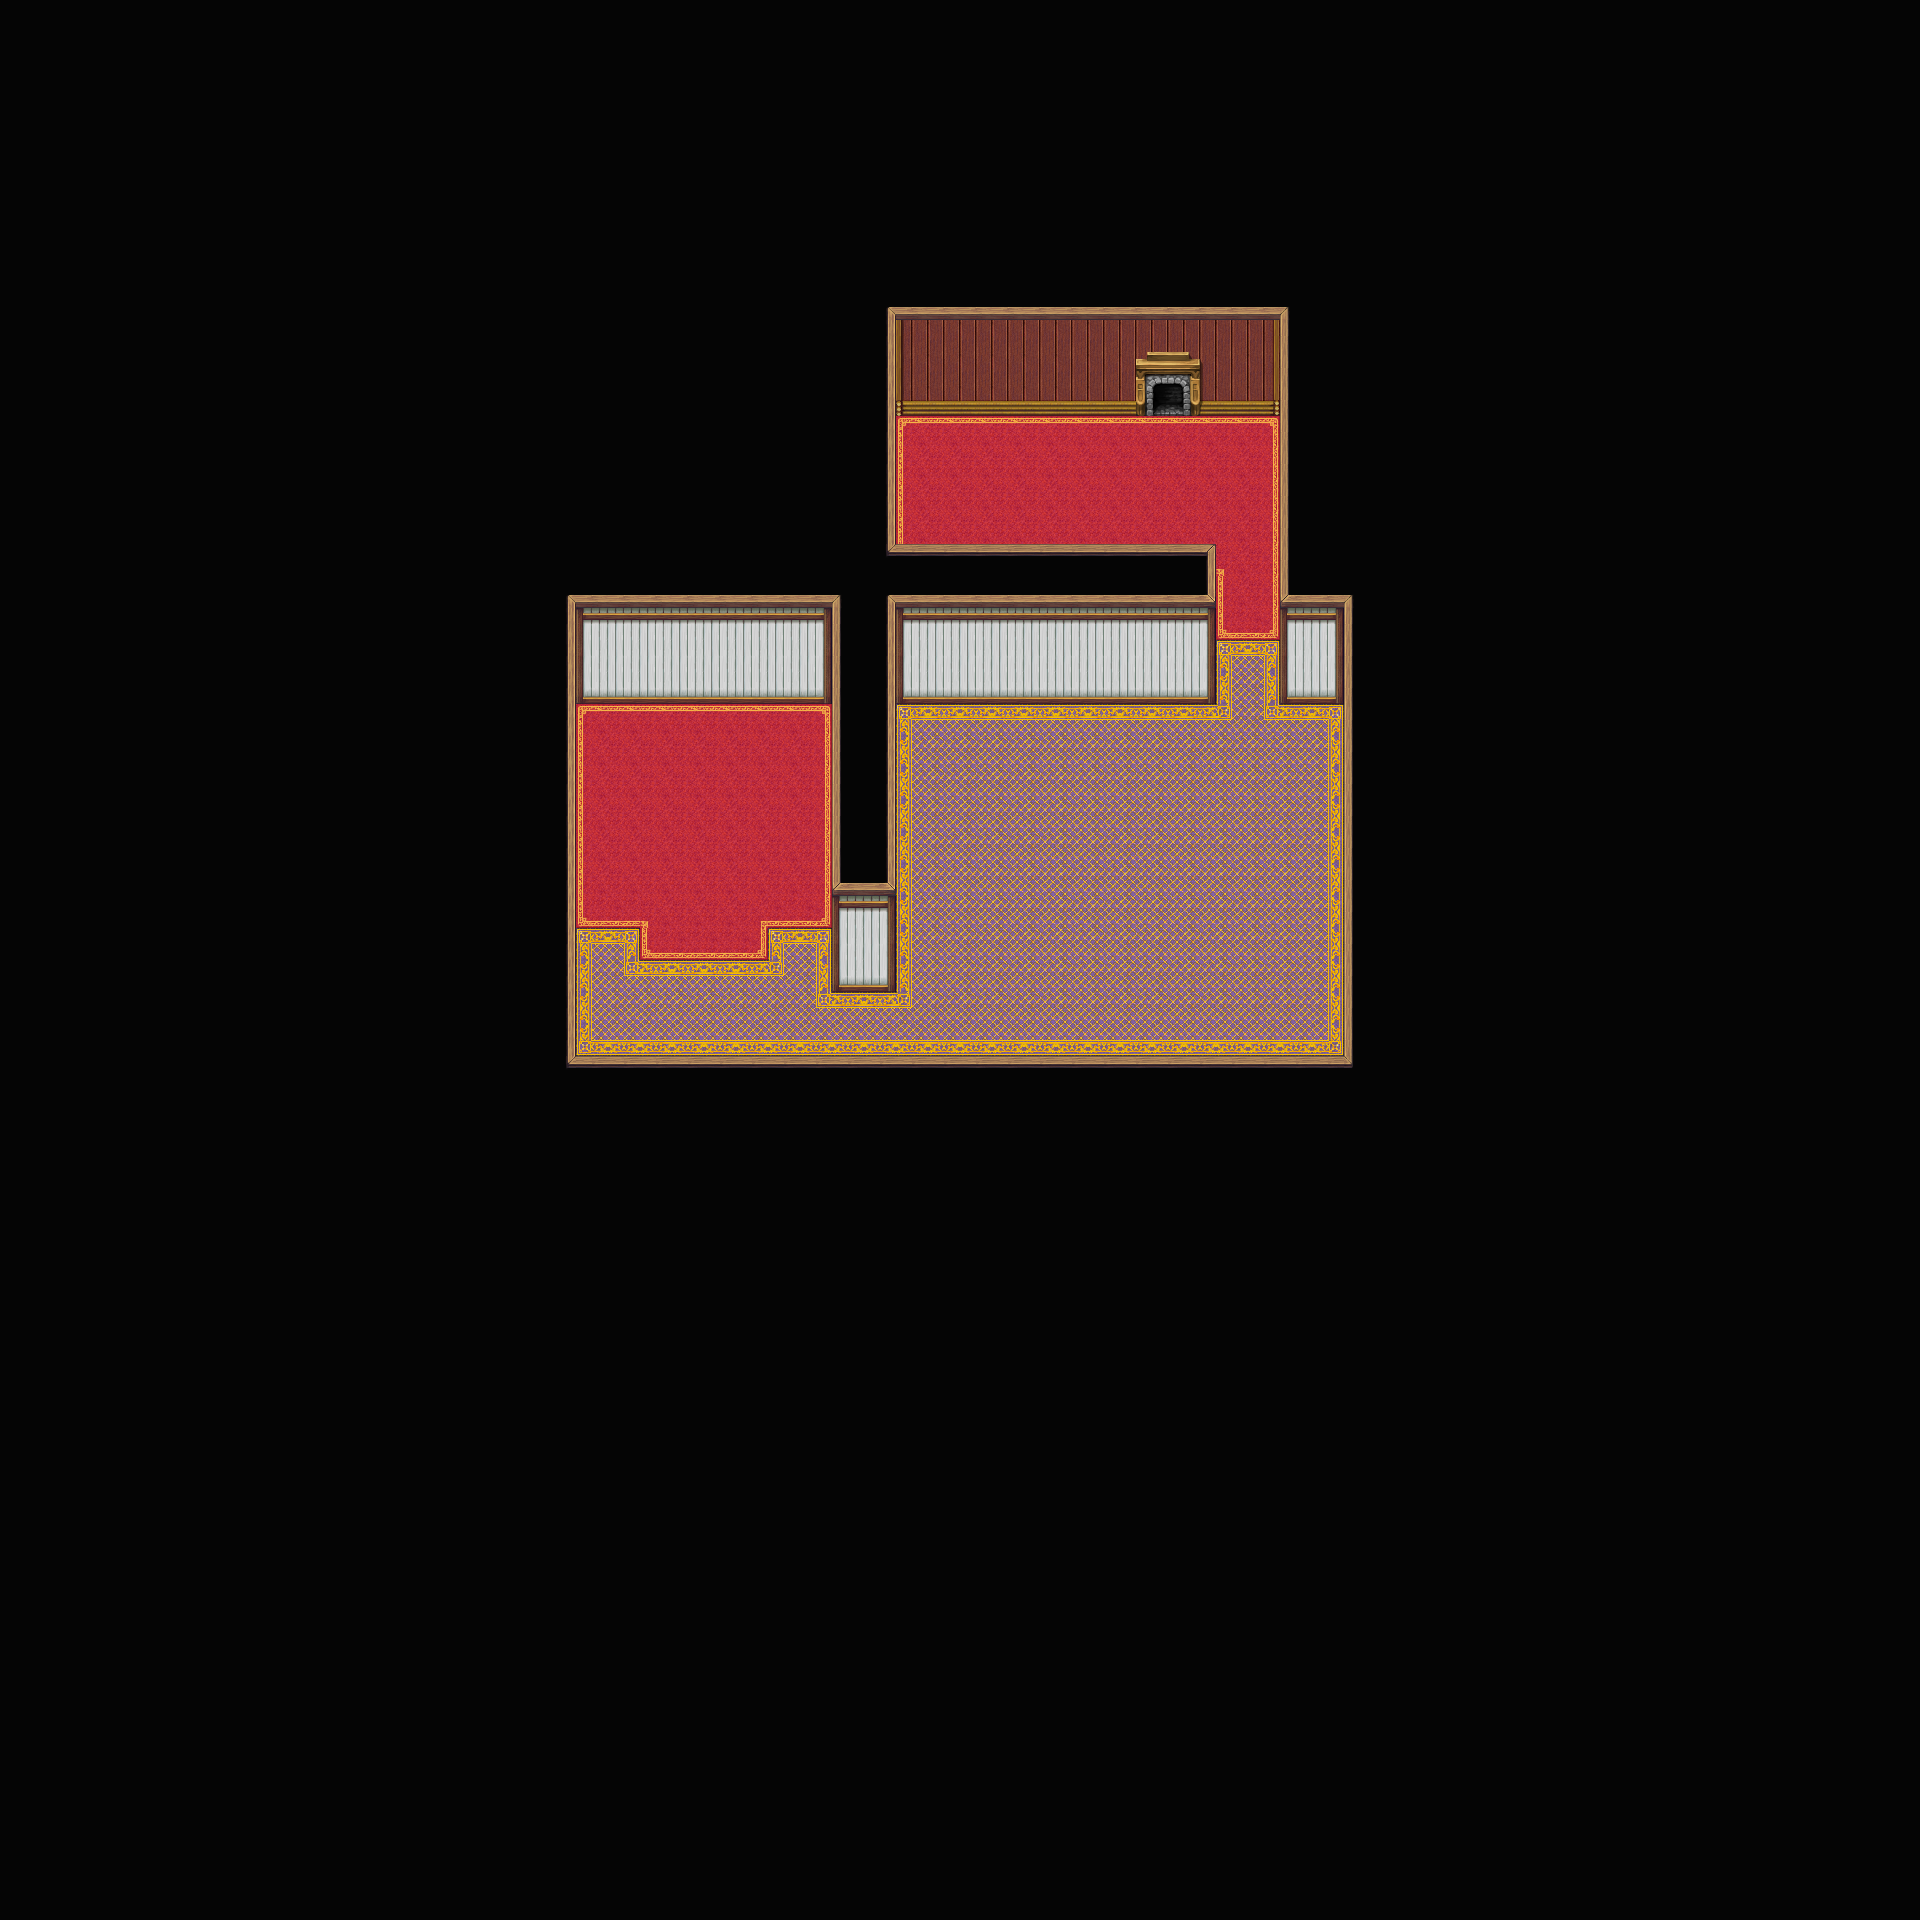

Rendered tile map (Tiled .tmx) drawn with the repository's tilesets; below, a short description and the map source with its tile grids summarised:
An orthogonal 60x60 tile map with 32x32 px tiles, 4 tile layers (carpet, walls, ceiling, decorations), 4 tilesets and 41 objects.

<map version="1.0" orientation="orthogonal" renderorder="right-down" width="60" height="60" tilewidth="32" tileheight="32" nextobjectid="100">
 <tileset firstgid="1" name="bigass tileset" tilewidth="32" tileheight="32" spacing="2">
  <image source="bigass tileset_spacing.png" width="1086" height="2140" />
 </tileset>
 <tileset firstgid="2017" name="tilea4" tilewidth="32" tileheight="32" spacing="2">
  <image source="tilea4_convert_spacing.png" width="814" height="814" />
  <terraintypes>
   <terrain name="white panel ceiling" tile="271" />
   <terrain name="nothingness" tile="2" />
  </terraintypes>
  <tile id="2" terrain="1,1,1,1" />
  <tile id="36" terrain=",,0," />
  <tile id="60" terrain="0,,0," />
  <tile id="84" terrain="0,,0,0" />
  <tile id="108" terrain=",0,," />
  <tile id="198" terrain="0,0,0,1" />
  <tile id="199" terrain="0,0,1,0" />
  <tile id="222" terrain="0,1,0,0" />
  <tile id="223" terrain="1,0,0,0" />
  <tile id="246" terrain="1,1,1,0" />
  <tile id="247" terrain="1,1,0,0" />
  <tile id="248" terrain="1,1,0,1" />
  <tile id="270" terrain="1,0,1,0" />
  <tile id="271" terrain="0,0,0,0" />
  <tile id="272" terrain="0,1,0,1" />
  <tile id="294" terrain="1,0,1,1" />
  <tile id="295" terrain="0,0,1,1" />
  <tile id="296" terrain="0,1,1,1" />
 </tileset>
 <tileset firstgid="2593" name="tilea4 walls" tilewidth="32" tileheight="32" spacing="2">
  <image source="tilea4_convert_spacing.png" width="814" height="814" />
  <terraintypes>
   <terrain name="nothingness" tile="2" />
   <terrain name="white panel wall" tile="343" />
   <terrain name="brown panel wall" tile="352" />
  </terraintypes>
  <tile id="2" terrain="0,0,0,0" />
  <tile id="318" terrain="0,0,0,1" />
  <tile id="319" terrain="0,0,1,1" />
  <tile id="320" terrain="0,0,1,0" />
  <tile id="327" terrain="0,0,0,2" />
  <tile id="328" terrain="0,0,2,2" />
  <tile id="329" terrain="0,0,2,0" />
  <tile id="342" terrain="0,1,0,1" />
  <tile id="343" terrain="1,1,1,1" />
  <tile id="344" terrain="1,0,1,0" />
  <tile id="351" terrain="0,2,0,2" />
  <tile id="352" terrain="2,2,2,2" />
  <tile id="353" terrain="2,0,2,0" />
  <tile id="366" terrain="0,1,0,0" />
  <tile id="367" terrain="1,1,0,0" />
  <tile id="368" terrain="1,0,0,0" />
  <tile id="375" terrain="0,2,0,0" />
  <tile id="376" terrain="2,2,0,0" />
  <tile id="377" terrain="2,0,0,0" />
 </tileset>
 <tileset firstgid="3169" name="tilea4 carpet" tilewidth="32" tileheight="32" spacing="2">
  <image source="tilea4_convert_spacing.png" width="814" height="814" />
  <terraintypes>
   <terrain name="nothingness" tile="2" />
   <terrain name="purple carpet" tile="532" />
   <terrain name="red carpet" tile="412" />
  </terraintypes>
  <tile id="2" terrain="0,0,0,0" />
  <tile id="339" terrain="2,2,2,0" />
  <tile id="340" terrain="2,2,0,2" />
  <tile id="363" terrain="2,0,2,2" />
  <tile id="364" terrain="0,2,2,2" />
  <tile id="387" terrain="0,0,0,2" />
  <tile id="388" terrain="0,0,2,2" />
  <tile id="389" terrain="0,0,2,0" />
  <tile id="411" terrain="0,2,0,2" />
  <tile id="412" terrain="2,2,2,2" />
  <tile id="413" terrain="2,0,2,0" />
  <tile id="435" terrain="0,2,0,0" />
  <tile id="436" terrain="2,2,0,0" />
  <tile id="437" terrain="2,0,0,0" />
  <tile id="459" terrain="1,1,1,0" />
  <tile id="460" terrain="1,1,0,1" />
  <tile id="483" terrain="1,0,1,1" />
  <tile id="484" terrain="0,1,1,1" />
  <tile id="507" terrain="0,0,0,1" />
  <tile id="508" terrain="0,0,1,1" />
  <tile id="509" terrain="0,0,1,0" />
  <tile id="531" terrain="0,1,0,1" />
  <tile id="532" terrain="1,1,1,1" />
  <tile id="533" terrain="1,0,1,0" />
  <tile id="555" terrain="0,1,0,0" />
  <tile id="556" terrain="1,1,0,0" />
  <tile id="557" terrain="1,0,0,0" />
 </tileset>
 <layer name="carpet" width="60" height="60">
  <data>[3600 cells, 3600 non-empty, 23 distinct tile ids]</data>
 </layer>
 <layer name="walls" width="60" height="60">
  <data>[3600 cells, 3120 non-empty, 19 distinct tile ids]</data>
 </layer>
 <layer name="ceiling" width="60" height="60">
  <data>[3600 cells, 3591 non-empty, 13 distinct tile ids]</data>
 </layer>
 <layer name="decorations" width="60" height="60">
  <data>[3600 cells, 6 non-empty, 6 distinct tile ids]</data>
 </layer>
 <objectgroup name="objects">
  <object id="29" gid="1756" x="966" y="669.5" />
  <object id="30" gid="1755" x="934" y="669.5" />
  <object id="31" gid="1786" x="687.25" y="670.417" />
  <object id="36" gid="1285" x="606" y="656.5" />
  <object id="37" gid="1317" x="605.5" y="688.5" />
  <object id="39" gid="1875" x="796" y="727" />
  <object id="40" gid="1843" x="796" y="695" />
  <object id="41" gid="1875" x="579" y="724" />
  <object id="42" gid="1843" x="579" y="692" />
  <object id="43" gid="1598" x="584.667" y="1040.67" />
  <object id="44" gid="1651" x="847.333" y="952.667" />
  <object id="51" gid="1459" x="945.75" y="488.083" />
  <object id="52" gid="1426" x="913.75" y="456.083" />
  <object id="53" gid="1427" x="945.75" y="456.083" />
  <object id="54" gid="1458" x="913.75" y="488.083" />
  <object id="55" gid="1654" x="911.333" y="541.333" />
  <object id="56" gid="1292" x="655.667" y="701" />
  <object id="57" gid="1293" x="687.667" y="701" />
  <object id="58" gid="1294" x="719.667" y="701" />
  <object id="59" gid="1324" x="655.667" y="733" />
  <object id="60" gid="1325" x="687.667" y="733" />
  <object id="61" gid="1326" x="719.667" y="733" />
  <object id="62" gid="1598" x="788" y="948" />
  <object id="88" gid="1841" x="736" y="681" />
  <object id="87" gid="1809" x="736" y="649" />
  <object id="99" gid="1908" x="998.5" y="713" />
 </objectgroup>
 <objectgroup name="top objects">
  <object id="45" gid="1663" x="689.25" y="714.583" />
  <object id="64" gid="1553" x="998" y="686" />
  <object id="65" gid="1554" x="1030" y="686" />
  <object id="66" gid="1585" x="998" y="718" />
  <object id="68" gid="1586" x="1030" y="718" />
  <object id="80" gid="1906" x="1152.12" y="351.152" />
  <object id="83" gid="1778" x="1296.67" y="691.333" />
  <object id="84" gid="1746" x="1296.67" y="659.333" />
  <object id="85" gid="1751" x="1163.33" y="672.667" />
  <object id="89" gid="1841" x="645.091" y="681" />
  <object id="90" gid="1809" x="645.091" y="649" />
  <object id="34" gid="1908" x="747.417" y="699.75" />
  <object id="32" gid="1940" x="634.667" y="731.25" />
  <object id="33" gid="1908" x="634.667" y="699.75" />
  <object id="35" gid="1940" x="747.417" y="731.25" />
 </objectgroup>
</map>